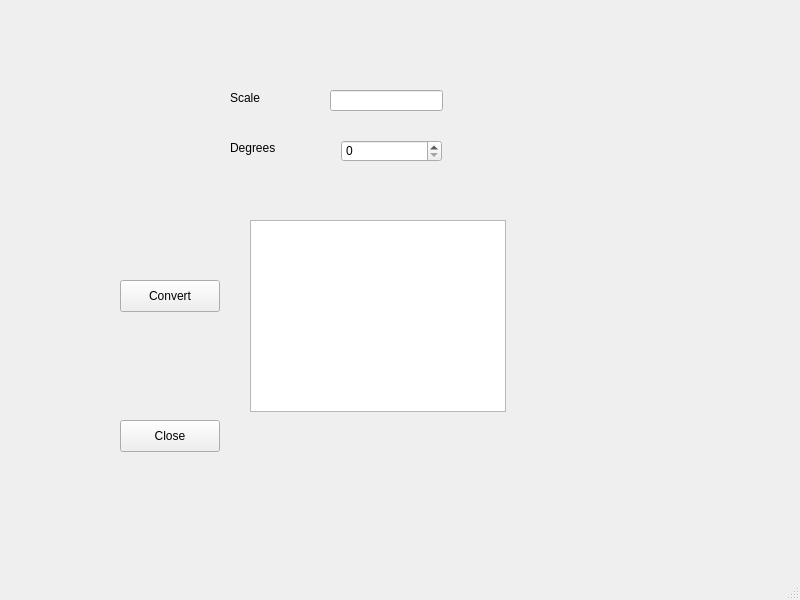
<?xml version="1.0" encoding="UTF-8"?>
<ui version="4.0">
 <class>MainWindow</class>
 <widget class="QMainWindow" name="MainWindow">
  <property name="geometry">
   <rect>
    <x>0</x>
    <y>0</y>
    <width>800</width>
    <height>600</height>
   </rect>
  </property>
  <property name="windowTitle">
   <string>MainWindow</string>
  </property>
  <widget class="QWidget" name="centralwidget">
   <widget class="QLineEdit" name="lineEditScale">
    <property name="geometry">
     <rect>
      <x>330</x>
      <y>90</y>
      <width>113</width>
      <height>21</height>
     </rect>
    </property>
   </widget>
   <widget class="QSpinBox" name="spinBoxDegrees">
    <property name="geometry">
     <rect>
      <x>341</x>
      <y>140</y>
      <width>101</width>
      <height>22</height>
     </rect>
    </property>
   </widget>
   <widget class="QTextBrowser" name="textBrowser">
    <property name="geometry">
     <rect>
      <x>250</x>
      <y>220</y>
      <width>256</width>
      <height>192</height>
     </rect>
    </property>
   </widget>
   <widget class="QPushButton" name="pushButtonConvert">
    <property name="geometry">
     <rect>
      <x>120</x>
      <y>280</y>
      <width>100</width>
      <height>32</height>
     </rect>
    </property>
    <property name="text">
     <string>Convert</string>
    </property>
   </widget>
   <widget class="QPushButton" name="pushButtonClose">
    <property name="geometry">
     <rect>
      <x>120</x>
      <y>420</y>
      <width>100</width>
      <height>32</height>
     </rect>
    </property>
    <property name="text">
     <string>Close</string>
    </property>
   </widget>
   <widget class="QLabel" name="label">
    <property name="geometry">
     <rect>
      <x>230</x>
      <y>90</y>
      <width>58</width>
      <height>16</height>
     </rect>
    </property>
    <property name="text">
     <string>Scale</string>
    </property>
   </widget>
   <widget class="QLabel" name="label_2">
    <property name="geometry">
     <rect>
      <x>230</x>
      <y>140</y>
      <width>58</width>
      <height>16</height>
     </rect>
    </property>
    <property name="text">
     <string>Degrees</string>
    </property>
   </widget>
  </widget>
  <widget class="QMenuBar" name="menubar">
   <property name="geometry">
    <rect>
     <x>0</x>
     <y>0</y>
     <width>800</width>
     <height>24</height>
    </rect>
   </property>
  </widget>
  <widget class="QStatusBar" name="statusbar"/>
 </widget>
 <resources/>
 <connections>
  <connection>
   <sender>pushButtonClose</sender>
   <signal>clicked()</signal>
   <receiver>MainWindow</receiver>
   <slot>close()</slot>
   <hints>
    <hint type="sourcelabel">
     <x>169</x>
     <y>459</y>
    </hint>
    <hint type="destinationlabel">
     <x>399</x>
     <y>299</y>
    </hint>
   </hints>
  </connection>
 </connections>
</ui>
